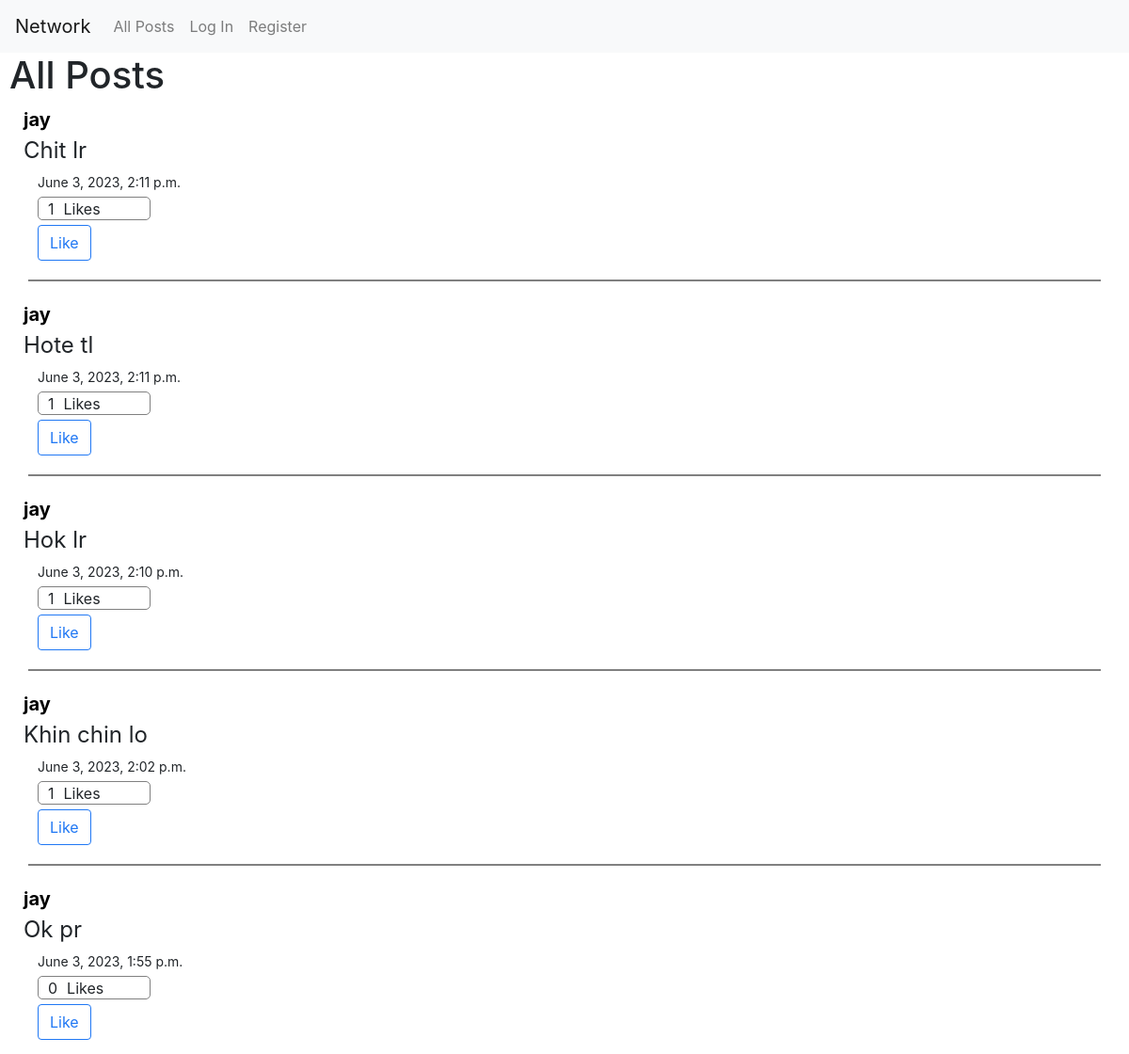
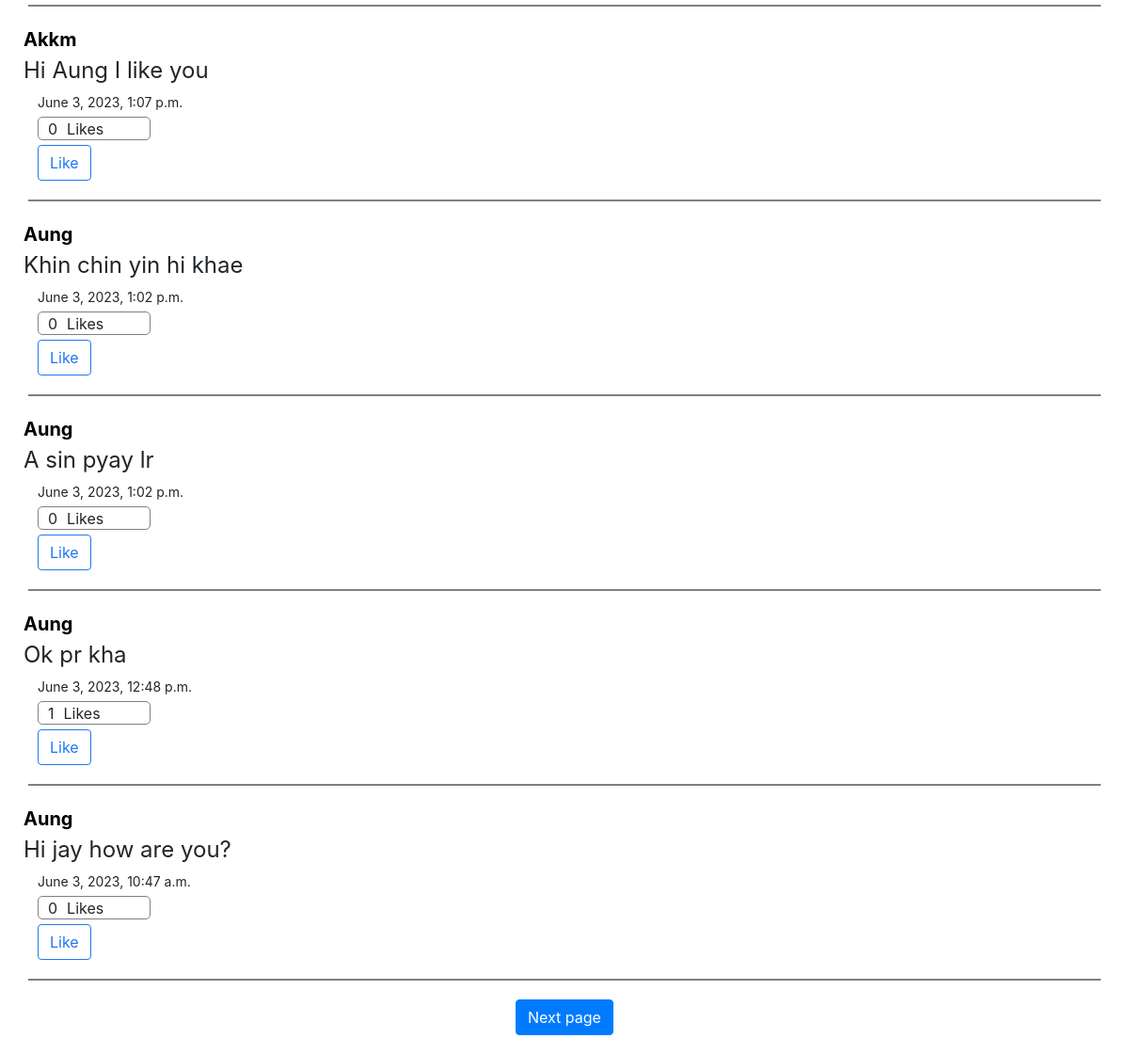
The page / on the database its author committed (2 pictures, top to bottom).
### network/models.py (models this page shows)
class Post(models.Model):
    user = models.ForeignKey("User", on_delete=models.CASCADE, related_name="poster")
    likes = models.ManyToManyField("User", related_name="liked_posts")
    timestamp = models.DateTimeField(auto_now_add=True)
    content = models.TextField(blank=True, null=False)

class User(AbstractUser):
    pass

### network/views.py (the view)
# urls.py: path("", views.index, name="index"),
def index(request):
    allPosts = Post.objects.all().order_by("-timestamp")
    paginator = Paginator(allPosts, 10)
    pageNum = request.GET.get("page")
    pages = paginator.get_page(pageNum)
    return render(request, "network/index.html", {"posts": allPosts, "pages": pages})

### network/templates/network/index.html (shortened to what this page needs)
{% extends "network/layout.html" %}
{% load static %}
{% block body %}
    <h1 style="margin-left: 10px">All Posts</h1>
    <div>
        {% for post in pages %}
            <a style="font-size: 20px; font-weight: bold; color: black; text-decoration: none;" href="{% url 'profile' post.user.id %}"><p style="margin: 0 0 0 25px;"> {{ post.user }} </p></a>
            <div style="display: flex; flex-direction: column">
                <div style="margin: 0px 0 5px 25px; font-size: 24px; font-weight: medium" class="card-text content" id="content{{ post.id }}">{{ post.content }}</div>
                <p style="font-size: 14px; margin: 0px 0 5px 40px"> {{ post.timestamp }} </p>
            </div>
            <div style="border-radius: 5px; display: flex; margin: 0 0 5px 40px; width: 10%; padding-left: 10px; height: 25px; border: 1px solid gray;">
                <div style="margin-right: 10px;" id="likes{{ post.id }}">{{ post.likes.all.count }}</div>
                Likes
            </div>
            {% if user.is_authenticated %}
                <button data-postid="{{ post.id }}" class="btn post-btn like" style="border: 1px solid rgb(32, 120, 244); margin-left: 40px; display: inline-block;">
                    {% if user in post.likes.all %}
                        <script>
                            document.querySelectorAll('button[class]').forEach(btn => {
                                btn.style.background = 'rgb(32, 120, 244)';
                                btn.style.color = 'white';
                            });
                        </script>
                        Unlike
                    {% else %}
                        Like
                    {% endif %}
                </button>
            {% else %}
                <a class="btn like" style="margin-left: 40px; background: white; border: 1px solid rgb(32, 120, 244); color:rgb(32, 120, 244); display: inline-block;" href="{% url 'login' %}">Like</a>
            {% endif %}
            <hr style="border: 1px solid gray; margin: 20px 30px;" >
        {% empty %}
            <p>No posts available</p>
        {% endfor %}
    </div>
    {% if pages.has_next %}
    <div style="width: 100%; display: flex; margin-bottom: 20px; justify-content: center; align-items: center;">
        <a class="btn btn-primary" href="?page={{ pages.next_page_number }}">Next page</a>
    </div>
    {% endif %}
{% endblock %}

### network/templates/network/layout.html (shortened to what this page needs)
{% load static %}
<!DOCTYPE html>
<html lang="en">
    <head>
        <link rel="stylesheet" href="https://stackpath.bootstrapcdn.com/bootstrap/4.4.1/css/bootstrap.min.css">
        <link href="{% static 'network/styles.css' %}" rel="stylesheet">
    </head>
    <body>
        <nav class="navbar navbar-expand-lg navbar-light bg-light">
            <a class="navbar-brand" href="{% url 'index' %}">Network</a>
            <div>
              <ul class="navbar-nav mr-auto">
                <li class="nav-item">
                  <a class="nav-link" href="{% url 'index' %}">All Posts</a>
                </li>
                {% if user.is_authenticated %}
                    <li class="nav-item">
                        <a class="nav-link" href="{% url 'following' %}">Following</a>
                    </li>
                    <li class="nav-item">
                        <a class="nav-link" href="{% url 'logout' %}">Log Out</a>
                    </li>
                {% else %}
                    <li class="nav-item">
                        <a class="nav-link" href="{% url 'login' %}">Log In</a>
                    </li>
                    <li class="nav-item">
                        <a class="nav-link" href="{% url 'register' %}">Register</a>
                    </li>
                {% endif %}
              </ul>
            </div>
          </nav>
        <div class="body">
            {% block body %}
            {% endblock %}
        </div>
    </body>
</html>

### rows shown on the page
Post: user "jay", content "Chit lr", timestamp "June 3, 2023, 2:11 p.m.", likes.all.count "1"
Post: user "jay", content "Hote tl", timestamp "June 3, 2023, 2:11 p.m.", likes.all.count "1"
Post: user "jay", content "Hok lr", timestamp "June 3, 2023, 2:10 p.m.", likes.all.count "1"
Post: user "jay", content "Khin chin lo", timestamp "June 3, 2023, 2:02 p.m.", likes.all.count "1"
Post: user "jay", content "Ok pr", timestamp "June 3, 2023, 1:55 p.m.", likes.all.count "0"
Post: user "Akkm", content "Hi Aung I like you", timestamp "June 3, 2023, 1:07 p.m.", likes.all.count "0"
Post: user "Aung", content "Khin chin yin hi khae", timestamp "June 3, 2023, 1:02 p.m.", likes.all.count "0"
Post: user "Aung", content "A sin pyay lr", timestamp "June 3, 2023, 1:02 p.m.", likes.all.count "0"
Post: user "Aung", content "Ok pr kha", timestamp "June 3, 2023, 12:48 p.m.", likes.all.count "1"
Post: user "Aung", content "Hi jay how are you?", timestamp "June 3, 2023, 10:47 a.m.", likes.all.count "0"
